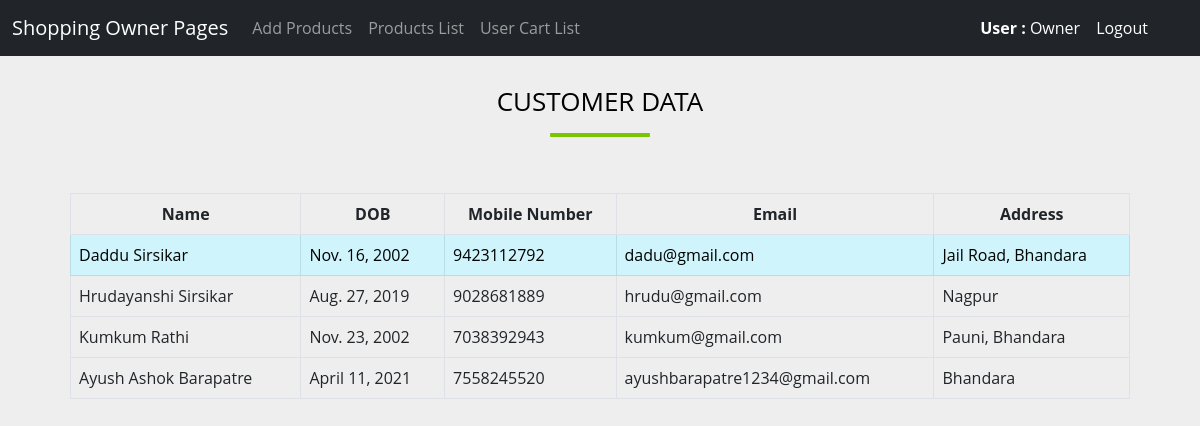
Before: /customer_data with the older database file.
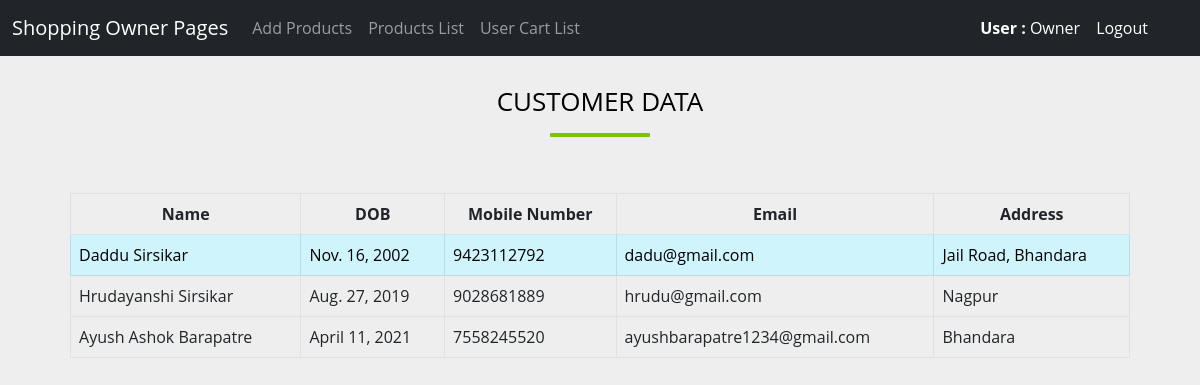
After: the same page with the newer database file.
### shop/models.py (models this page shows, shortened)
class Registration(models.Model):
    profile_pic=models.ImageField(upload_to='Profile_Images', null=True, blank=True)
    name=models.CharField(max_length=50,null=True)
    dob=models.DateField(max_length=8,null=True, blank=True)
    mobile_no=models.BigIntegerField(null=True)
    email=models.EmailField(null=True)
    address=models.TextField(null=True)

### shop/views.py (the view)
# urls.py: path('customer_data',views.customer_data,name='customer_data'),
def customer_data(request):
    data=Registration.objects.all()
    context={'data': data}
    return render(request,'shop/customer_data.html',context)

### shop/templates/shop/customer_data.html (shortened to what this page needs)
<!doctype html>
<html lang="en">
  <head>
    <link href="https://cdn.jsdelivr.net/npm/bootstrap@5.2.0-beta1/dist/css/bootstrap.min.css" rel="stylesheet">
  </head>
  <body>
    <nav class="navbar navbar-expand-lg navbar-dark bg-dark">
      <div class="container-fluid">
        <a class="navbar-brand" href="/ownerindex">Shopping Owner Pages</a>
        <div class="collapse navbar-collapse" id="navbarSupportedContent">
          <ul class="navbar-nav me-auto mb-2 mb-lg-0">
            <li class="nav-item">
              <a class="nav-link" href="/add_products">Add Products</a>
            </li>
            <li class="nav-item">
                <a class="nav-link" href="/product_list">Products List</a>
              </li>
              <li class="nav-item">
                <a class="nav-link" href="/usercartlist">User Cart List</a>
              </li>
          </ul>
          <ul class="navbar-nav me-right mb-3 mb-lg-0">
            <li class="nav-link active">
              <b> User :</b> Owner
             </li>
             <li>
              <a class="nav-link active" aria-current="page" href="/log__out">Logout</a>
            </li>
            <ul>
        </div>
      </div>
    </nav>
    <b><h2>Customer Data</b></h2>
    <div id="myCarousel" class="carousel slide" data-ride="carousel" data-interval="0">
        <div class="table-responsive pt-3">
            <form>
            <table class="table table-bordered">
              <thead>
                <tr>
                  <th style="text-align:center">
                    Name
                  </th>
                  <th style="text-align:center">
                    DOB
                  </th>
                  <th style="text-align:center">
                    Mobile Number
                </th>
                  <th style="text-align:center">
                    Email
                  </th>
                  <th style="text-align:center">
                    Address
                  </th>
                </tr>
              </thead>
              <tbody>
                <tr class="table-info">
                  {% for data in data %}
                  <td>{{data.name}}</td>
                  <td>{{data.dob}}</td>
                  <td>{{data.mobile_no}}</td>
                  <td>{{data.email}}</td>
                  <td>{{data.address}}</td>
                </tr>
                {% endfor %}
  </body>
</html>

### shop/templates/shop/customer_data.html (style rules this page uses)
body { background: #e2eaef; font-family: "Open Sans", sans-serif; }
h2 { color: #000; font-size: 26px; font-weight: 300; text-align: center; text-transform: uppercase; position: relative; margin: 30px 0 60px; }
h2::after { content: ""; width: 100px; position: absolute; margin: 0 auto; height: 4px; border-radius: 1px; background: #7ac400; left: 0; right: 0; bottom: -20px; }
.carousel { margin: 50px auto; padding: 0 70px; }
body { background:#eee }

Changed rows visible on the page:
removed Registration: name "Kumkum Rathi", dob "Nov. 23, 2002", mobile_no "7038392943", email "kumkum@gmail.com", address "Pauni, Bhandara"
